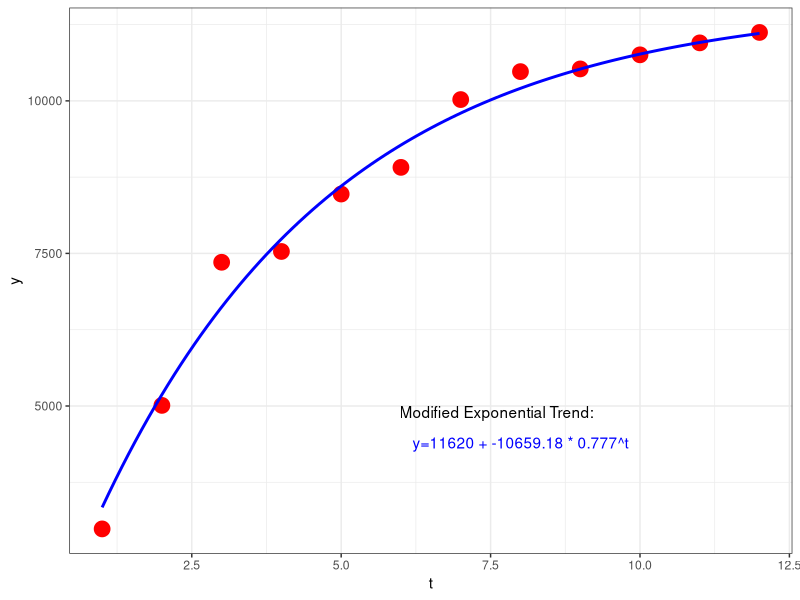
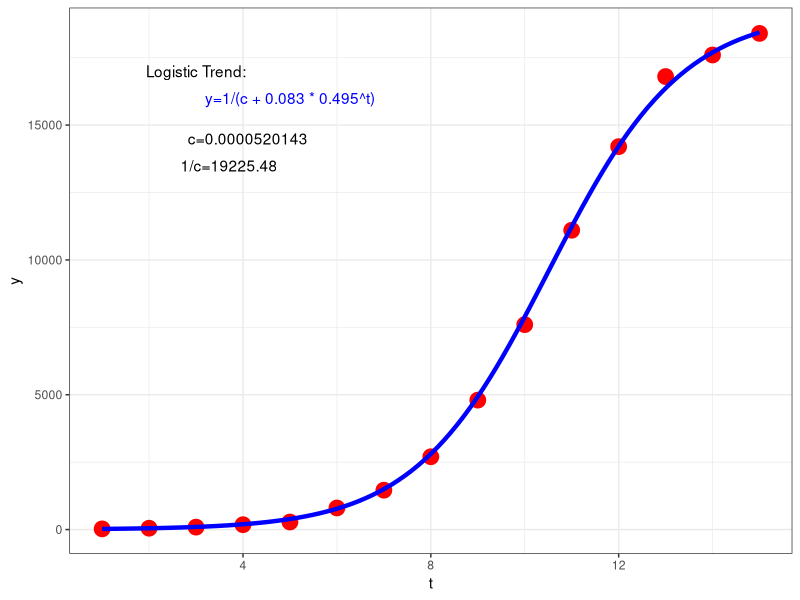
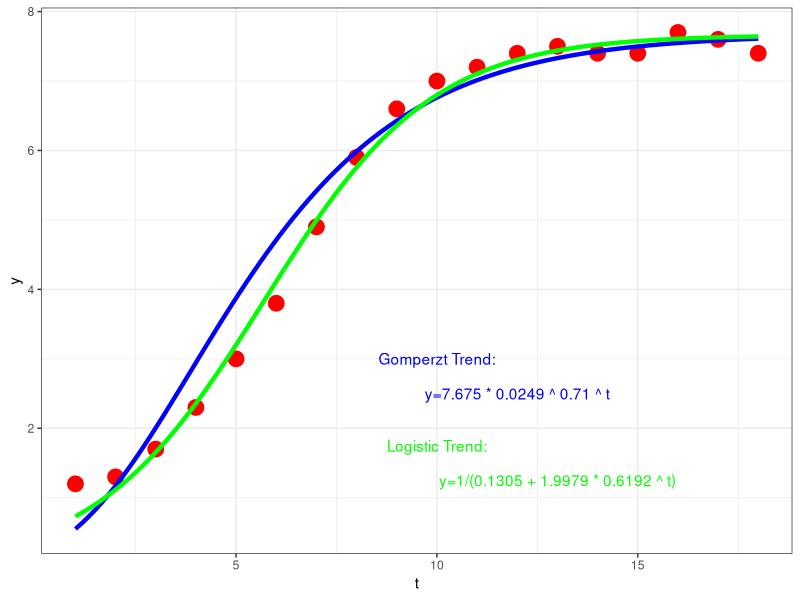

Write R code to recreate these figures, in order.
library(ggplot2)

#===== Modified Exponential Curve ======

mexp.data <- read.table("mexp_data.txt", sep="\t", header=TRUE)
mexp.fit <- nls(y ~ k+a0*a1^t, start = list(k=11600, a0=-10600, a1=0.5), data = mexp.data)

mexp.fun <- function(t){
 coef(mexp.fit)[1] + coef(mexp.fit)[2] * coef(mexp.fit)[3]^t
}

mexpsum.fun <- function(t){
 11620.0683 + -10659.17949 * 0.776917183^t
}

ggplot(data = mexp.data, aes(x=t, y=y)) + 
 geom_point(colour="red", size=5) + 
 #stat_function(fun=mexp.fun, size=1.0, colour="darkblue") + 
 annotate("text", x=7.6, y=4900, label="Modified Exponential Trend:", col="black") + 
 annotate("text", x=8, y=4400, label="y=11620 + -10659.18 * 0.777^t", col="blue") + 
 stat_function(fun=mexpsum.fun, size=1.0, colour="blue") + theme_bw()

cairo_pdf("modif_exp.pdf")


#===== Logistic Trend ======
log.data <- read.table("log_data.txt", sep="\t", header=TRUE)

log.fit <- nls(y ~ 1/(k+a0*a1^t), start = list(k=0.00005, a0=0.001, a1=0.5), data = log.data )

log.fun <- function(t){
 1/(coef(log.fit)[1] + coef(log.fit)[2] * coef(log.fit)[3]^t)
}

log.sums <- function(t){
 1/(0.0000520143 + 0.083985511 * 0.4953460852640^t)
}

ggplot(data=log.data, aes(x=t, y=y)) + 
 geom_point(colour="red", size=5) + 
 #stat_function(fun=log.fun, size=1.0, colour="darkblue") + 
 stat_function(fun=log.sums, size=1.5, colour="blue") + 
 annotate("text", x=3, y=17000, label="Logistic Trend:", col="black") + 
 annotate("text", x=5, y=16000, label="y=1/(c + 0.083 * 0.495^t)", col="blue") + 
 annotate("text", x=4.1, y=14500, label="c=0.0000520143", col="black") + 
 annotate("text", x=3.7, y=13500, label="1/c=19225.48", col="black") + 
theme_bw()

#cairo_pdf()

#===== Gompertz Trend ======
gomp.data <- read.table("gomp_data.txt", sep="\t", header=TRUE)
gomp.fit <- nls(y ~ k*a0^a1^t, start = list(k=7.6, a0=0.0249, a1=0.7137), data = gomp.data)
log.fit2 <- nls(y ~ 1/(k+a0*a1^t), start = list(k=0.0005, a0=0.001, a1=0.5), data = gomp.data )

gomp.fun <- function(t){
 coef(gomp.fit)[1] * coef(gomp.fit)[2] ^ coef(gomp.fit)[3]^t
}

gomp.sum <- function(t){
 7.675502442 * 0.024932533 ^ 0.713701154 ^ t
}

log.fun2 <- function(t){
 1/(coef(log.fit2)[1] + coef(log.fit2)[2] * coef(log.fit2)[3]^t)
}

ggplot(data = gomp.data, aes(x=t, y=y)) + 
 geom_point(colour="red", size=5) + 
 #stat_function(fun=gomp.fun, size=1.0, colour="darkblue") + 
 stat_function(fun=gomp.sum, size=1.5, colour="blue") + 
 annotate("text", x=10, y=3, label="Gomperzt Trend:", col="blue") + 
 annotate("text", x=12, y=2.5, label="y=7.675 * 0.0249 ^ 0.71 ^ t", col="blue") +  
 stat_function(fun=log.fun2, size=1.5, colour="green") + 
 annotate("text", x=10, y=1.75, label="Logistic Trend:", col="green") + 
 annotate("text", x=13, y=1.25, label="y=1/(0.1305 + 1.9979 * 0.6192 ^ t)", col="green") +
theme_bw()

cairo_pdf("gomp_logis.pdf")

